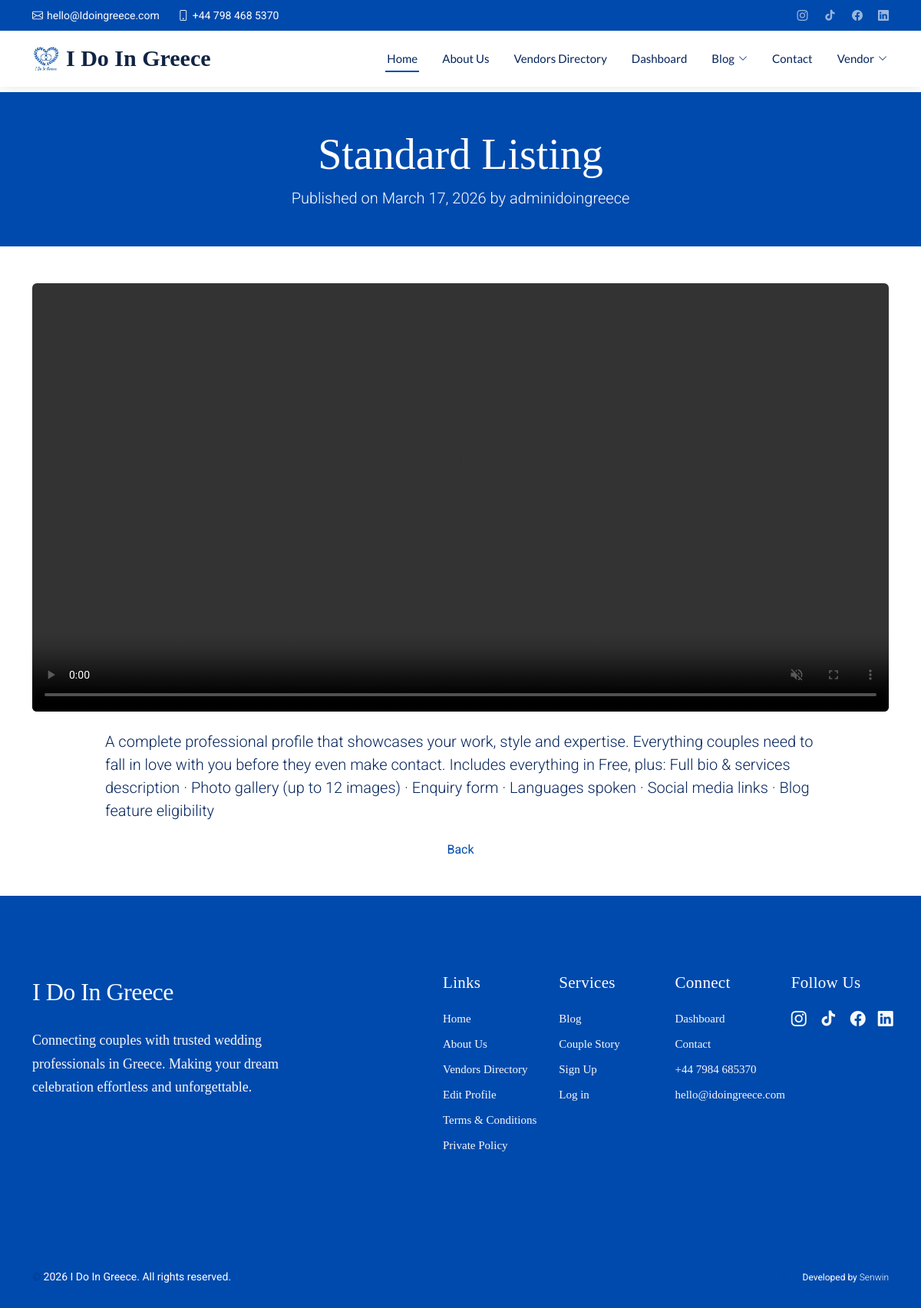
Screenshot of /article/2/ with the database file from the repository.
### idoingreece/models.py (models this page shows, shortened)
class SecondIdoingreecePost(models.Model):
    Second_Idoingreece_title = models.CharField(max_length=255, blank=True, null=True)
    Second_Idoingreece_description = models.TextField()
    Second_Idoingreece_slug = models.SlugField(max_length=255, blank=True, null=True)
    Second_Idoingreece_video = CloudinaryField(folder='Second_idoingreece_video/', resource_type='video')
    Second_Idoingreece_publish_date = models.DateTimeField(auto_now_add=True)
    Second_Idoingreece_author = models.ForeignKey(
        settings.AUTH_USER_MODEL,
        on_delete=models.CASCADE
    )
    class Meta:
        ordering = ['-Second_Idoingreece_publish_date']

### accounts/models.py (models this page shows, shortened)
class User(AbstractUser):
    is_vendor = models.BooleanField(default=False)
    STATUS_CHOICES = (
        ('pending', 'Pending'),
        ('approved', 'Approved'),
        ('rejected', 'Rejected'),
    )
    status = models.CharField(max_length=10, choices=STATUS_CHOICES, default='pending')
    email = models.EmailField(unique=True)

### idoingreece/views.py (the view)
# urls.py: path('article/<int:pk>/', SecondArticleDetailView.as_view(), name='second_article_detail'),
class SecondArticleDetailView(DetailView):
    model = SecondIdoingreecePost
    template_name = 'idoingreece/second_article_detail.html'

### templates/idoingreece/second_article_detail.html (shortened to what this page needs)
{% extends "base.html" %}
{% load static %}
{% block content %}
<br><br><br>
<main class="main">
  <div class="page-title py-5 mb-5 text-white"style="background-color: #004aad;">
    <div class="container text-center">
      <h1 class="display-4 fw-bold text-white">{{ object.Second_Idoingreece_title }}</h1>
      <p class="lead mb-0">
        Published on {{ object.Second_Idoingreece_publish_date|date:"F j, Y" }}
        by {{ object.Second_Idoingreece_author.username }}
      </p>
    </div>
  </div>
  <div class="container mb-5">
    <div class="mb-4">
    {% if object.Second_Idoingreece_video %}
        <video class="img-fluid w-100 rounded"
                controls autoplay muted loop
                style="max-height: 560px; object-fit: cover;">
            <source src="{{ object.Second_Idoingreece_video.url }}" type="video/mp4">
        </video>
        {% else %}
        <img src="{% static 'assets/img/health/placeholder.webp' %}"
            alt="{{ object.Second_Idoingreece_title }}"
            class="img-fluid w-100 rounded"
            style="max-height: 400px; object-fit: cover;">
        {% endif %}
    </div>
    <div class="row justify-content-center">
      <div class="col-lg-10">
        <div class="article-body">
          <p class="lead">{{ object.Second_Idoingreece_description }}</p>
        </div>
        <div class="mt-4 text-center">
          <a href="javascript:history.back()" class="text-decoration-none"style="color: #004aad;">
            Back
          </a>
        </div>
      </div>
    </div>
  </div>
</main>
{% endblock %}

### templates/base.html (shortened to what this page needs)
{% load static %}
<html lang="en">
<head>
  <link href="{% static 'assets/vendor/bootstrap/css/bootstrap.min.css'%}" rel="stylesheet">
  <link href="{% static 'assets/vendor/bootstrap-icons/bootstrap-icons.css'%}" rel="stylesheet">
  <link href="{% static 'assets/vendor/aos/aos.css'%}" rel="stylesheet">
  <link href="{% static 'assets/vendor/glightbox/css/glightbox.min.css'%}" rel="stylesheet">
  <link href="{% static 'assets/vendor/fontawesome-free/css/all.min.css'%}" rel="stylesheet">
  <link href="{% static 'assets/vendor/swiper/swiper-bundle.min.css'%}" rel="stylesheet">
  <link href="https://cdn.jsdelivr.net/npm/bootstrap@5.3.2/dist/css/bootstrap.min.css" rel="stylesheet">
  <link href="{% static 'assets/css/main.css'%}" rel="stylesheet">
</head>
<body class="index-page">
  <header id="header" class="header fixed-top">
    <div class="topbar d-flex align-items-center dark-background">
      <div class="container d-flex justify-content-center justify-content-md-between">
      <div class="contact-info d-flex align-items-center">
          <i class="bi bi-envelope d-flex align-items-center">
            <a href="mailto:hello@idoingreece.com">hello@Idoingreece.com</a>
          </i>
          <i class="bi bi-phone d-flex align-items-center ms-4">
            <a href="https://wa.me/447984685370?text=Hi%20I%20Do%20In%20Greece" target="_blank">
              +44 798 468 5370
            </a>
          </i>
        </div>
        <div class="social-links d-none d-md-flex align-items-center">
          <a href="https://www.instagram.com/idoingreece?igsh=MW03ZXl5MWZvM2c2Zw%3D%3D&utm_source=qr"target='_blank' class="instagram"><i class="bi bi-instagram"></i></a>
          <a href="https://www.tiktok.com/@idoingreece?_r=1&_t=ZN-94IOrHSk0JC" target='_blank' class="twitter"><i class="fab fa-tiktok"></i></a>
          <a href="#!" class="facebook"><i class="bi bi-facebook"></i></a>
          <a href="#!" class="linkedin"><i class="bi bi-linkedin"></i></a>
        </div>
      </div>
    </div>
    <div class="branding d-flex align-items-cente">
      <div class="container position-relative d-flex align-items-center justify-content-between">
        <a href="{% url 'home' %}" class="logo d-flex align-items-center">
           <img src="{% static 'assets/img/logo1.png'%}" alt="">
          <h1 class="sitename">I Do In Greece</h1>
        </a>
        <nav id="navmenu" class="navmenu">
          <ul>
            <li><a href="{% url 'home' %}" class="active">Home</a></li>
            <li><a href="{% url 'about' %}">About Us</a></li>
            <li><a href="{% url 'vendor_directory' %}">Vendors Directory</a></li>
            <li><a href="{% url 'dashboard_directory' %}">Dashboard</a></li>
            <li class="dropdown"><a href="#"><span>Blog</span> <i class="bi bi-chevron-down toggle-dropdown"></i></a>
            </li>
            <li><a href="{% url 'contact' %}">Contact</a></li>
            <li class="dropdown"><a href="#"><span>Vendor</span> <i class="bi bi-chevron-down toggle-dropdown"></i></a>
            </li>
          </ul>
        </nav>
      </div>
    </div>
  </header><br><br>
        {% block content %}
        {% endblock  %}
<footer id="footer" class="footer-16 footer position-relative">
  <div class="container">
    <div class="footer-main" data-aos="fade-up" data-aos-delay="100">
      <div class="row align-items-start">
        <div class="col-lg-5">
          <div class="brand-section">
            <a href="{% url 'home' %}" class="logo d-flex align-items-center mb-4 text-decoration-none">
              <span class="sitename text-white">I Do In Greece</span>
            </a>
            <p class="brand-description">
              Connecting couples with trusted wedding professionals in Greece.
              Making your dream celebration effortless and unforgettable.
            </p>
          </div>
        </div>
        <div class="col-lg-7">
          <div class="footer-nav-wrapper">
            <div class="row">
              <div class="col-6 col-lg-3">
                <div class="nav-column">
                  <h6>Links</h6>
                  <nav class="footer-nav">
                    <a href="{% url 'home' %}">Home</a>
                    <a href="{% url 'about' %}">About Us</a>
                    <a href="{% url 'vendor_directory' %}">Vendors Directory</a>
                    <a href="{% url 'edit_profile' %}">Edit Profile</a>
                    <a href="{% url 'terms_conditions' %} ">Terms & Conditions</a>
                    <a href="{% url 'private_policy' %}">Private Policy</a>
                  </nav>
                </div>
              </div>
              <div class="col-6 col-lg-3">
                <div class="nav-column">
                  <h6>Services</h6>
                  <nav class="footer-nav">
                    <a href="{% url 'blog' %}">Blog</a>
                    <a href="https://tally.so/embed/VLlAjN?alignLeft=1&hideTitle=1&transparentBackground=1&dynamicHeight=1"target="_blank">Couple Story</a>
                    <a href="{% url 'signup' %}">Sign Up</a>
                    <a href="{% url 'login' %}">Log in</a>
                  </nav>
                </div>
              </div>
              <div class="col-6 col-lg-3">
                <div class="nav-column">
                  <h6>Connect</h6>
                  <nav class="footer-nav">
                    <a href="{% url 'dashboard' %}">Dashboard</a>
                    <a href="{% url 'contact' %}">Contact</a>
                    <a href="tel:+447984685370" class="text-decoration-none text-light">+44 7984 685370</a>
                     <a href="mailto:hello@idoingreece.com" class="text-decoration-none text-light">
                  hello@idoingreece.com </a>
                  </nav>
                </div>
              </div>
              <div class="col-6 col-lg-3">
                <div class="nav-column">
                  <h6>Follow Us</h6>
                  <div class="social-links d-flex gap-3 mt-3">
                    <a href="https://www.instagram.com/idoingreece?igsh=MW03ZXl5MWZvM2c2Zw%3D%3D&utm_source=qr" target="_blank" class="text-light">
                      <i class="bi bi-instagram fs-5"></i>
                    </a>
                    <a href="https://www.tiktok.com/@idoingreece?_r=1&_t=ZN-94IOrHSk0JC" target="_blank" class="text-light">
                      <i class="fab fa-tiktok fs-5"></i>
                    </a>
                    <a href="https://facebook.com/" target="_blank" class="text-light">
                      <i class="bi bi-facebook fs-5"></i>
                    </a>
                    <a href="https://linkedin.com/" target="_blank" class="text-light">
                      <i class="bi bi-linkedin fs-5"></i>
                    </a>
                  </div>
                </div>
              </div>
            </div>
          </div>
        </div>
      </div>
    </div>
  </div>
  <div class="footer-bottom">
    <div class="container">
      <div class="bottom-content" data-aos="fade-up" data-aos-delay="300">
        <div class="row align-items-center">
          <div class="col-lg-6">
            <div class="copyright">
              <p class="mb-0">
                © <span class="sitename text-white">2026 I Do In Greece. All rights reserved.</span>
              </p>
            </div>
          </div>
          <div class="col-lg-6 text-lg-end">
            <div class="legal-links">
              <div class="credits text-white">
                Developed by
                <a href="https://senwin.pythonanywhere.com/" target="_blank" class=" text-white text-success text-decoration-none">
                  Senwin
                </a>
              </div>
            </div>
          </div>
        </div>
      </div>
    </div>
  </div>
</footer>
</body>
</html>

### rows the page displays
SecondIdoingreecePost: Second_Idoingreece_title "Standard Listing", Second_Idoingreece_publish_date "March 17, 2026", Second_Idoingreece_author.username "adminidoingreece", Second_Idoingreece_description "A complete professional profile that showcases your work, style and expertise. Everything couples need to fall in love with you before they even make contact. Includes everything in Free, plus: Full bio & services description · Photo gallery (up to 12 images) · Enquiry form · Languages spoken · Social media links · Blog feature eligibility"
